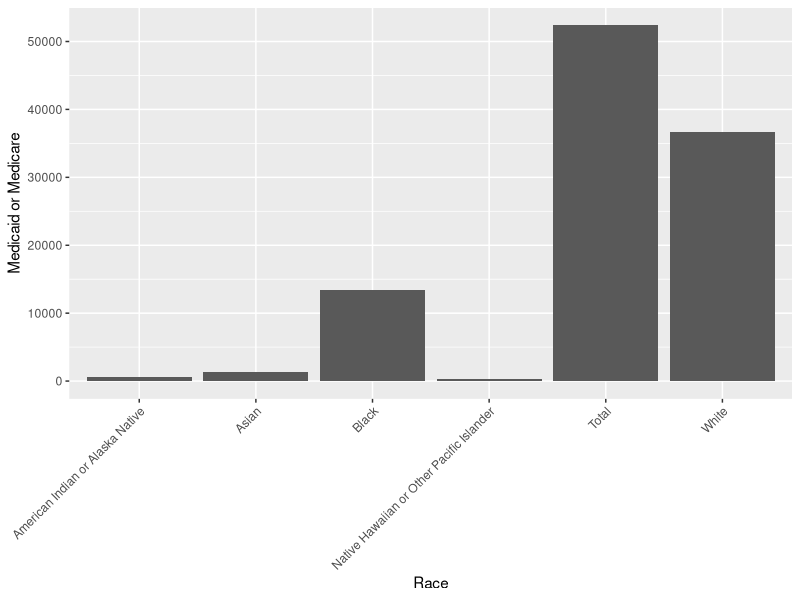
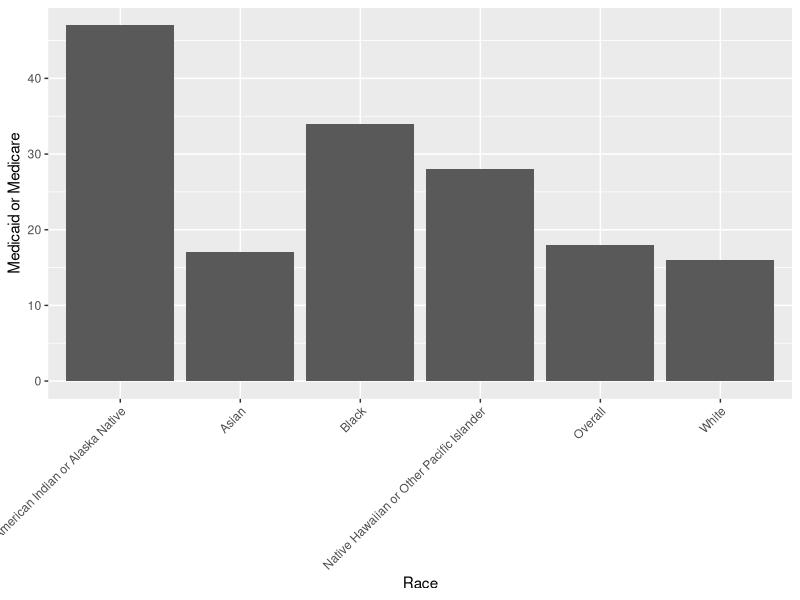
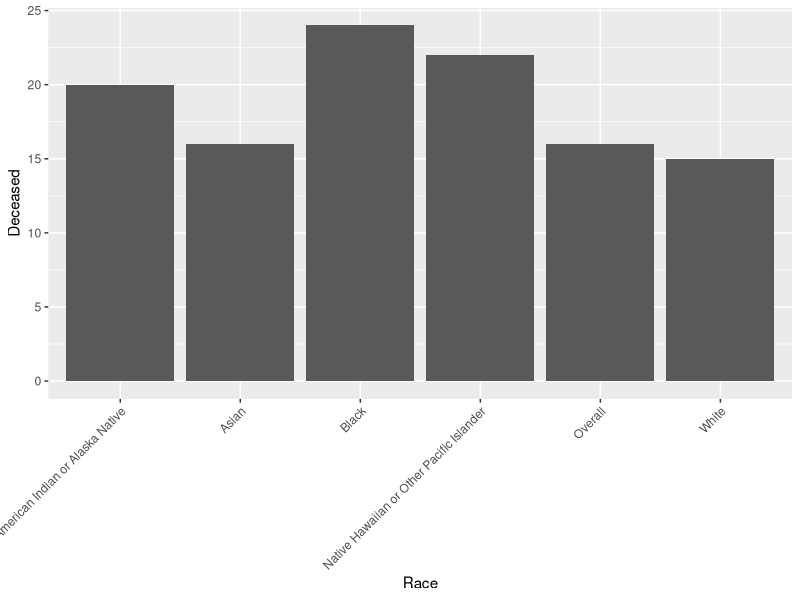
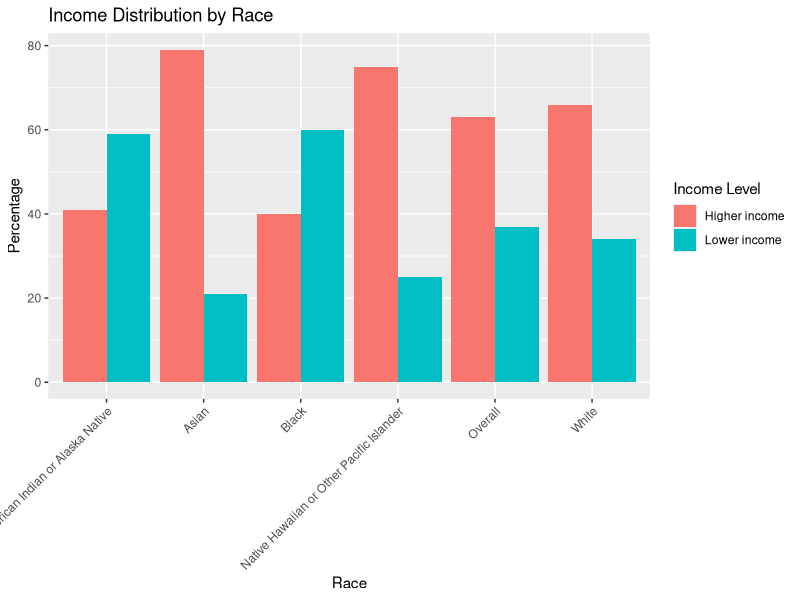
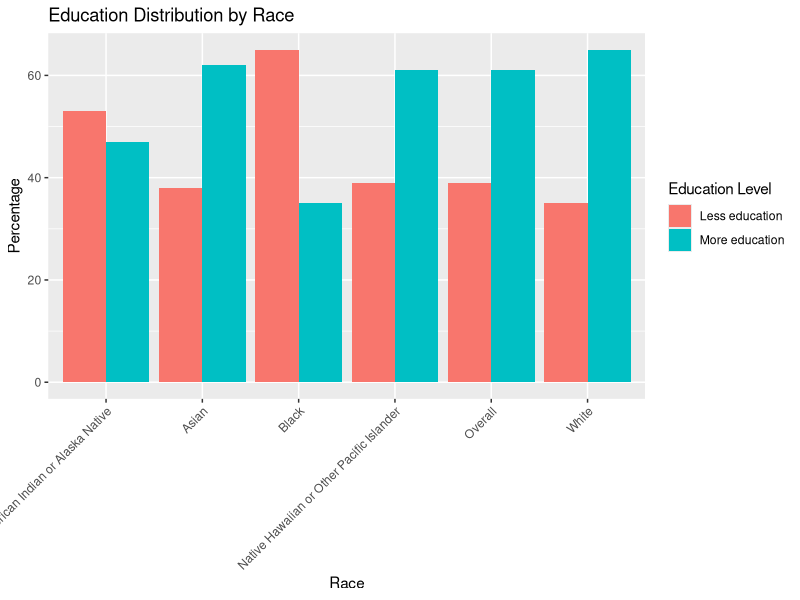

The R source for these figures, in order:
## ---- chunk 1
library(tidyverse)
finaldata <- read_csv("finaldata4.csv")
finaldataperc <- read_csv("finaldataperc.csv")
## ---- chunk 2
finaldata_short <- finaldata |>
  select("Race", "Deceased", "Stage I", "Stage II", "Stage III")

knitr::kable(finaldata_short)
## ---- chunk 3
finaldataperc_short <- finaldataperc |>
  select("Race", "Deceased", "Stage I", "Stage II", "Stage III")

knitr::kable(finaldataperc_short)
## ---- chunk 4
finaldata |>
  ggplot(aes(x = Race, y = `Medicaid or Medicare`)) +
  geom_bar(stat = "identity") +
  theme(axis.text.x = element_text(angle = 45, hjust = 1))
## ---- chunk 5
finaldataperc |>
  ggplot(aes(x = Race, y = `Medicaid or Medicare`)) +
  geom_bar(stat = "identity") +
  theme(axis.text.x = element_text(angle = 45, hjust = 1))
## ---- chunk 6
deceased_graph <- finaldataperc |>
  ggplot(aes(x = Race, y = Deceased)) + 
  geom_bar(stat = "identity") +
  theme(axis.text.x = element_text(angle = 45, hjust = 1))

print(deceased_graph)
## ---- chunk 7
finaldataperc1 <- finaldataperc |>
  select("Race", "Deceased", "Stage I", "Stage II", "Stage III", "Stage IV", "NA (CNS)", "More education", "Less education", "Higher income", "Lower income")
## ---- chunk 8
finaldataperc_long_income <- finaldataperc1 |>
  pivot_longer(cols = c("Higher income", "Lower income"),
               names_to = "Income Category",
               values_to = "Income Value")
## ---- chunk 9
long_income_abbr <- finaldataperc_long_income |>
  select("Race", "Income Category", "Income Value")

knitr::kable(long_income_abbr)
## ---- chunk 10
perc_income <- finaldataperc_long_income |>
  select("Race", "Income Category", "Income Value")
## ---- chunk 11
ggplot(perc_income, aes(x = Race, y = `Income Value`, fill = `Income Category`)) +
  geom_bar(stat = "identity", position = "dodge") +
  labs(title = "Income Distribution by Race", 
       x = "Race", 
       y = "Percentage", 
       fill = "Income Level") +
   theme(axis.text.x = element_text(angle = 45, hjust = 1))
## ---- chunk 12
finaldataperc_long_education <- finaldataperc1 |>
  pivot_longer(cols = c("More education", "Less education"),
               names_to = "Education Category",
               values_to = "Education Value")
## ---- chunk 13
perc_education <- finaldataperc_long_education |>
  select("Race", "Education Category", "Education Value")
## ---- chunk 14
ggplot(perc_education, aes(x = Race, y = `Education Value`, fill = `Education Category`)) +
  geom_bar(stat = "identity", position = "dodge") +
  labs(title = "Education Distribution by Race", 
       x = "Race", 
       y = "Percentage", 
       fill = "Education Level") +
   theme(axis.text.x = element_text(angle = 45, hjust = 1))
